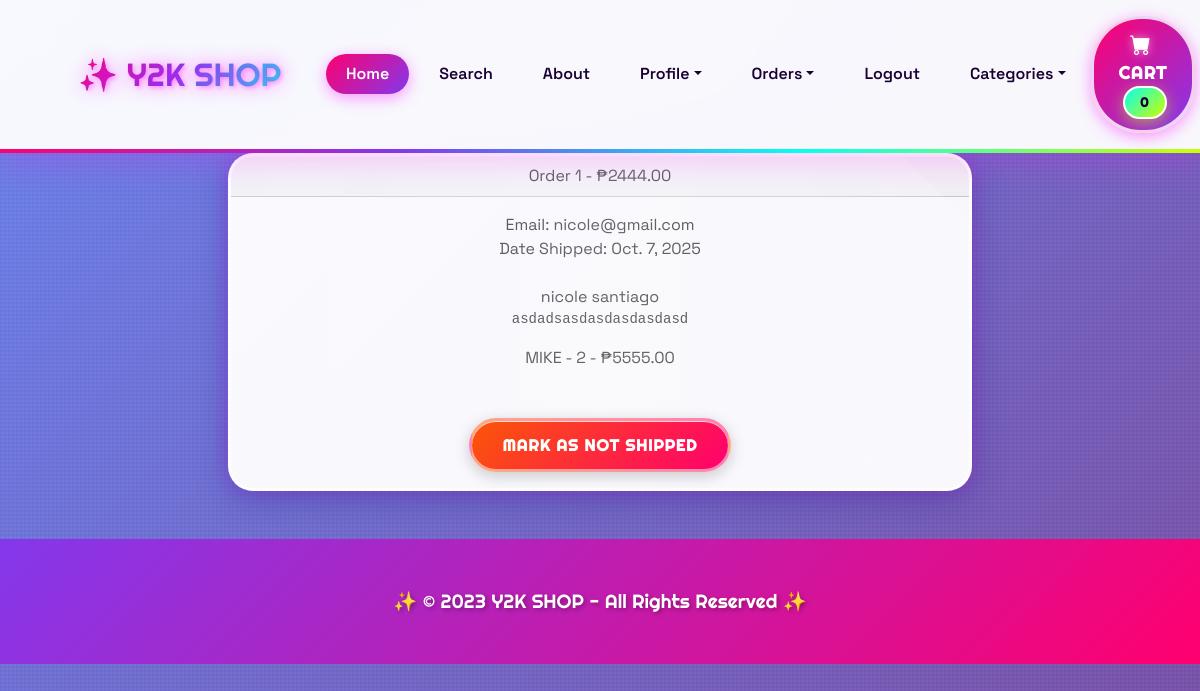
/payment/orders/1 (signed in), run on the app's committed database.
### payment/models.py (models this page shows, shortened)
class Order(models.Model):
     user = models.ForeignKey(User, on_delete=models.CASCADE, null=True, blank=True)
     full_name = models.CharField(max_length=250)
     email = models.CharField(max_length=250)
     shipping_address = models.TextField(max_length=15000)
     amount_paid = models.DecimalField(max_digits=7, decimal_places=2)
     date_ordered = models.DateTimeField(auto_now_add = True)
     shipped = models.BooleanField(default = False)
     date_shipped = models.DateField(blank = True, null = True)

class OrderItem(models.Model):
    order = models.ForeignKey(Order, on_delete=models.CASCADE, null=True)
    product = models.ForeignKey(Product, on_delete=models.CASCADE, null=True, blank=True)
    user = models.ForeignKey(User, on_delete=models.CASCADE, null=True, blank=True)
    quantity = models.PositiveIntegerField(default=1)
    price = models.DecimalField(max_digits=7, decimal_places=2)

### store/models.py (models this page shows)
class Product(models.Model):
    name = models.CharField(max_length = 100)
    price = models.DecimalField(default = 0, decimal_places=2, max_digits=6)
    category = models.ForeignKey(Category, on_delete=models.CASCADE, default=1)
    description = models.CharField(max_length = 250, default='', blank=True, null=True)
    image = models.ImageField(upload_to='uploads/products/')
    is_sale = models.BooleanField(default=False)
    sale_price = models.DecimalField(default = 0, decimal_places=2, max_digits=6)
    def __str__(self):
        return self.name

### payment/views.py (the view, shortened to what this page needs)
# urls.py: path('orders/<int:pk>', views.orders, name = 'orders'),
def orders(request, pk):
      if request.user.is_authenticated and request.user.is_superuser:
         order = Order.objects.get(id = pk)
         items = OrderItem.objects.filter(order = pk)
         return render(request, "payment/orders.html", {"order": order, "items": items})

### cart/cart.py (called while the page is built)
    def __len__(self):
        return len(self.cart)

### cart/content_processors.py (called while the page is built)
def cart (request):
    return {'cart': Cart(request)}

### payment/templates/payment/orders.html (shortened to what this page needs)
{% extends 'base.html' %}
{% block content %}
        <div class="container">
            <div class="row">
                <center>
                    <div class="col-8">
                        <div class="card">
                            <div class="card-header">
                               Order {{ order.id }} - ₱{{ order.amount_paid }}
                            </div>
                            <div class="card-body">
                               Email: {{ order.email }} <br>
                               {% if order.date_shipped %}
                               Date Shipped: {{ order.date_shipped }}
                               {% else %}
                               Date Ordered: {{ order.date_ordered }}
                               {% endif %}
                               <br><br>
                               {{ order.full_name }} <br>
                               <pre>{{ order.shipping_address }}</pre>
                               {% for item in items %}
                                  {{ item.product }} - {{ item.quantity }} - ₱{{ item.price }} <br>
                               {% endfor %}
                               <br><br>
                            {% if not order.shipped %}
                               <form action="" method="POST">
                                {% csrf_token %}
                                <input type="hidden" name="shipping_status" value="true">
                                <button type="submit" class="btn btn-success">Mark as shipped</button>
                            {% else %}
                                <form action="" method="POST">
                                <button type="submit" class="btn btn-danger">Mark as not shipped</button>
                            {% endif %}
                               </form>
                            </div>
                        </div>
                        <br><br>
                    </div>
                </center>
            </div>
        </div>
{% endblock %}

### store/templates/base.html (style rules this page uses)
:root { --y2k-pink: #FF006E; --y2k-purple: #8338EC; --y2k-blue: #3A86FF; --y2k-cyan: #06FFF0; --y2k-lime: #CCFF00; --y2k-orange: #FB5607; --y2k-dark: #1a0033; --y2k-light: #FFF5F8; }
* { margin: 0; padding: 0; box-sizing: border-box; }
body { font-family: 'Space Grotesk', sans-serif; background: linear-gradient(135deg, #667eea 0%, #764ba2 25%, #f093fb 50%, #4facfe 75%, #00f2fe 100%); background-size: 400% 400%; animation: gradientShift 15s ease infinite; min-height: 100vh; position: relative; }
body::before { content: ''; position: fixed; top: 0; left: 0; right: 0; bottom: 0; background-image: repeating-linear-gradient(0deg, transparent, transparent 2px, rgba(255, 255, 255, 0.03) 2px, rgba(255, 255, 255, 0.03) 4px), repeating-linear-gradient(90deg, transparent, transparent 2px, rgba(255, 255, 255, 0.03) 2px, rgba(255, 255, 255, 0.03) 4px); pointer-events: none; z-index: 1; }
.container, .row, .col, [class*="col-"] { position: relative; z-index: 2; }
.card { background: rgba(255, 255, 255, 0.95) !important; border: 3px solid rgba(255, 255, 255, 0.8) !important; border-radius: 25px !important; box-shadow: 0 8px 32px rgba(31, 38, 135, 0.37), inset 0 1px 0 rgba(255, 255, 255, 0.9), 0 0 20px rgba(255, 0, 255, 0.3) !important; backdrop-filter: blur(10px); transition: all 0.4s cubic-bezier(0.175, 0.885, 0.32, 1.275); overflow: hidden; position: relative; }
.card::before { content: ''; position: absolute; top: -50%; left: -50%; width: 200%; height: 200%; background: linear-gradient(45deg, transparent, rgba(255, 255, 255, 0.3), transparent); transform: rotate(45deg); transition: all 0.6s; }
.btn { font-family: 'Righteous', cursive; font-weight: 700; padding: 12px 30px; border-radius: 50px; border: 3px solid rgba(255, 255, 255, 0.8); text-transform: uppercase; letter-spacing: 1px; position: relative; overflow: hidden; transition: all 0.4s cubic-bezier(0.175, 0.885, 0.32, 1.275); box-shadow: 0 4px 15px rgba(0, 0, 0, 0.2), inset 0 1px 0 rgba(255, 255, 255, 0.8); }
.btn-danger { background: linear-gradient(135deg, var(--y2k-orange), var(--y2k-pink)) !important; color: white !important; border-color: rgba(255, 255, 255, 0.5) !important; }
.card-body { animation: float 3s ease-in-out infinite; }

### data on the page
Order: id "1", amount_paid "2444.00", email "nicole@gmail.com", date_shipped "Oct. 7, 2025", full_name "nicole santiago", shipping_address "asdadsasdasdasdasdasd"
OrderItem: product "MIKE", quantity "2", price "5555.00"

### other printed values
{{ cart|length }} "0"
